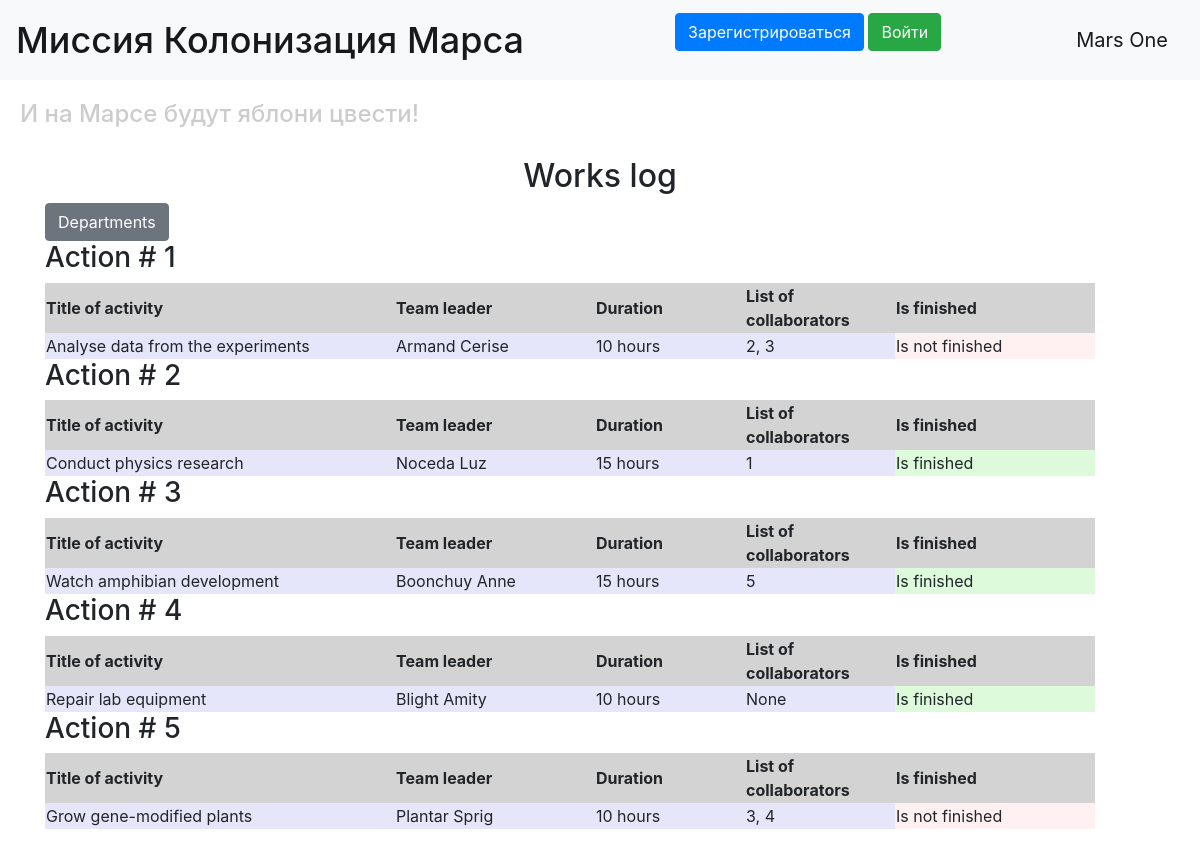
The page / on the database its author committed.
### data/jobs.py (models this page shows, shortened)
class Jobs(SqlAlchemyBase, UserMixin, SerializerMixin):
    __tablename__ = 'jobs'
    id = sqlalchemy.Column(sqlalchemy.Integer, primary_key=True, autoincrement=True)
    team_leader = sqlalchemy.Column(sqlalchemy.Integer, sqlalchemy.ForeignKey("users.id"))
    job = sqlalchemy.Column(sqlalchemy.String, nullable=True)
    work_size = sqlalchemy.Column(sqlalchemy.Integer, nullable=True)
    collaborators = sqlalchemy.Column(sqlalchemy.String, nullable=True)
    start_date = sqlalchemy.Column(sqlalchemy.DateTime, default=datetime.datetime.now)
    end_date = sqlalchemy.Column(sqlalchemy.DateTime, default=datetime.datetime.now)
    is_finished = sqlalchemy.Column(sqlalchemy.Boolean, nullable=True)
    users = orm.relationship("User")

### main.py (the view)
@app.route("/")
def index():
    db_sess = db_session.create_session()
    jobs = db_sess.query(Jobs).all()
    users = db_sess.query(User).all()
    names = {user.id: (user.surname, user.name) for user in users}
    return render_template("index.html", jobs=jobs, names=names)

### data/db_session.py (called while the page is built)
def create_session() -> Session:
    global __factory
    return __factory()

### templates/index.html (shortened to what this page needs)
{% extends "base.html" %}
{% block content %}
<h2>Works log</h2>
<a href="/departments" class="btn btn-secondary">Departments</a>
{% for job in jobs%}
    <h3>Action # {{loop.index}}</h3>
    <div class="table-container">
        <table class="cabin-table">
            <tr>
                <th width="350px">Title of activity</th>
                <th width="200px">Team leader</th>
                <th width="150px">Duration</th>
                <th width="150px">List of collaborators</th>
                <th width="200px">Is finished</th>
            </tr>
            <tr>
                <td>{{job.job}}</td>
                <td>{{" ".join(names[job.team_leader])}}</td>
                <td>{{job.work_size}} hours</td>
                <td>{{job.collaborators}}</td>
                {% if job.is_finished %}
                    <td style="background-color: #DDFADA">Is finished</td>
                {% else %}
                    <td style="background-color: #FFF0F2">Is not finished</td>
                {% endif %}
            </tr>
        </table>
    </div>
{% endfor %}
{% endblock %}

### static/css/style.css (style rules this page uses)
h2 { text-align: center; }
td { background-color: #E6E6FA; }
th { background-color: #D3D3D3; }

### rows shown on the page
Jobs: job "Analyse data from the experiments", team_leader "Armand Cerise", work_size "10", collaborators "2, 3", is_finished "Is not finished"
Jobs: job "Conduct physics research", team_leader "Noceda Luz", work_size "15", collaborators "1", is_finished "Is finished"
Jobs: job "Watch amphibian development", team_leader "Boonchuy Anne", work_size "15", collaborators "5", is_finished "Is finished"
Jobs: job "Repair lab equipment", team_leader "Blight Amity", work_size "10", collaborators "None", is_finished "Is finished"
Jobs: job "Grow gene-modified plants", team_leader "Plantar Sprig", work_size "10", collaborators "3, 4", is_finished "Is not finished"
